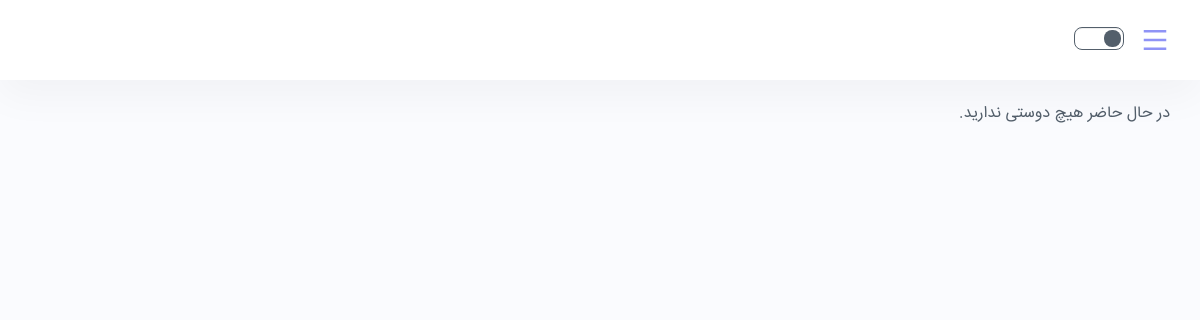
The app's page /friends-list/ (signed in), older data.
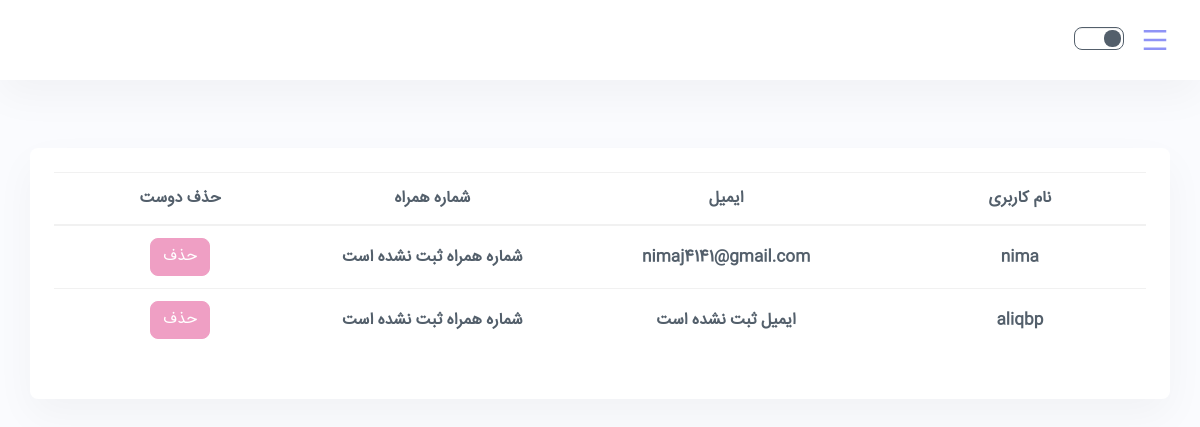
The same page, newer data.
### DongLand/models.py (models this page shows)
class User(AbstractUser):
    phone_number = models.CharField(max_length=100)
    address = models.CharField(max_length=200)

### DongLand/views.py (the view)
# urls.py: path('friends-list/', views.friends_list, name="friends_list"),
@login_required(login_url='login_page')
def friends_list(request):
    list(messages.get_messages(request))
    current_user = request.user
    user_friends = Friend.objects.filter(user=current_user)
    list_of_friends = list(user_friends)
    friends = []
    for friend in list_of_friends:
        friends.append(friend.friend)
    context = {"friends": friends}
    return render(request, "list_of_friends.html", context)

### templates/list_of_friends.html (shortened to what this page needs)
{% extends "user_base.html" %}
{% load static %}
{% block content %}
    {% if friends|length == 0 %}
        <p>در حال حاضر هیچ دوستی ندارید.</p>
    {% else %}
        <div class="container py-5 h-100">
            <div class="row d-flex justify-content-center align-items-center h-100">
                <div class="card rounded-3" style="width: 100%">
                    <div class="card-body p-4">
                        <table class="table mb-4">
                            <thead>
                            <tr>
                                <th scope="col" class="text-center" style="width: 10%">نام کاربری</th>
                                <th scope="col" class="text-center" style="width: 10%">ایمیل</th>
                                <th scope="col" class="text-center" style="width: 10%">شماره همراه</th>
                                <th scope="col" class="text-center" style="width: 10%">حذف دوست</th>
                            </tr>
                            </thead>
                            <tbody>
                            {% for item in friends %}
                                <tr>
                                    <th scope="row" class="text-center">{{ item.username }}</th>
                                    <th scope="row" class="text-center">
                                        {% if item.email %}
                                            {{ item.email }}
                                        {% else %}
                                            {{ 'ایمیل ثبت نشده است' }}
                                        {% endif %}
                                    </th>
                                    <th scope="row" class="text-center">
                                        {% if item.phone_number %}
                                            {{ item.phone_number }}
                                        {% else %}
                                            {{ 'شماره همراه ثبت نشده است' }}
                                        {% endif %}
                                    </th>
                                    <td class="text-center">
                                        <a class="btn btn-danger text-center"
                                           href="{% url 'remove_friend' item.username %}">حذف</a>
                                    </td>
                                </tr>
                            {% endfor %}
                            </tbody>
                        </table>
                    </div>
                </div>
            </div>
        </div>
    {% endif %}
{% endblock %}

Row changes from the older to the newer data that the page shows:
now on this page (row edited): User: username "nima", email "nimaj4141@gmail.com", value "شماره همراه ثبت نشده است"
now on this page (row unchanged): User: username "aliqbp", value "ایمیل ثبت نشده است", value "شماره همراه ثبت نشده است"
Text that changed along with them:
text no longer shown: "در حال حاضر هیچ دوستی ندارید."
text now shown: "نام کاربری ایمیل شماره همراه حذف دوست"
